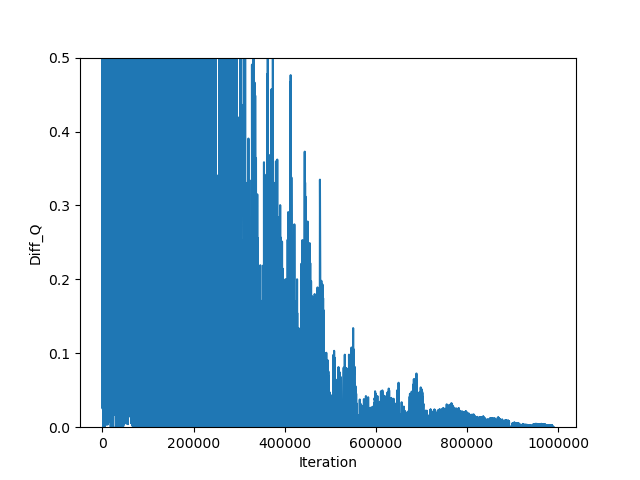

This chart was generated by the following Python code:
import numpy as np
from game.Soccer import Soccer
from cvxopt.modeling import matrix
from cvxopt import solvers
from cvxopt.solvers import options, lp
import matplotlib.pyplot as plt


def select_action(pi):
    # Different From previous approaches. Actions sampled with probability pi
    return np.random.choice(list(range(5)), p = pi)


def solve_foe_q(q_s_a):
    options['glpk'] = {
        'msg_lev': 'GLP_MSG_OFF',
        'tm_lim': 1000
    }

    temp = [0., 1., 1., 1., 1., 1.]
    c = matrix([-1., 0., 0., 0., 0., 0.])
    A = matrix(
        np.vstack(
            (np.vstack(
                (np.hstack((np.ones((5, 1)), matrix(q_s_a).trans())),
                 -np.hstack((np.zeros((5, 1)), np.eye(5))))),
             temp,
             -np.asarray(temp)
            )
        )
    )
    b = matrix([0., 0., 0., 0., 0., 0., 0., 0., 0., 0., 1., -1.])
    sol = solvers.lp(c, A, b, solver='glpk')
    objective_ = sol['primal objective']
    return objective_ or 0


def plot_diff(diff_values, iterations):
    plt.xlabel("Iteration")
    plt.ylabel("Diff_Q")
    plt.ylim(0, 0.5)
    plt.plot(iterations, diff_values)
    plt.savefig("FoeQ.png")
    plt.clf()


def foe_q(max_step=1000000, alpha=1, epsilon=1, gamma=0.9):
    step = 0
    alpha_decay = 0.999995

    env = Soccer((0, 2), (0, 1))

    # Different Q Table Representation for ease of computation. Each element is an array of 5 X 5
    Q_A = {}
    diff_values = []
    iteration = []

    while step < max_step:
        state_A = env.encode_state("A")
        state_B = env.encode_state("B")
        state = state_A + state_B

        actions = env.sample(), env.sample()

        env.act(actions)
        internal_state = state_A + str(actions[0]) + str(actions[1])

        reward_A = env.get_reward("A")
        q_s_a_A = Q_A.get(state, np.ones((5, 5)))

        value_A = solve_foe_q(q_s_a_A)

        new_q_s_a_A = (1 - alpha) * q_s_a_A[actions[0]][actions[1]] \
                      + alpha * (((1 - gamma) * reward_A) + (gamma * value_A))

        if internal_state == "T114":
            diff_values.append(abs(new_q_s_a_A - q_s_a_A[actions[0]][actions[1]]))
            iteration.append(step)

        if step % 1000 == 0:
            print("Done with step ", step)

        if step % 10000 == 0:
            plot_diff(diff_values, iteration)

        step += 1
        alpha = max(0.001, alpha * alpha_decay)

        q_s_a_A[actions[0]][actions[1]] = new_q_s_a_A
        Q_A[state] = q_s_a_A

foe_q()